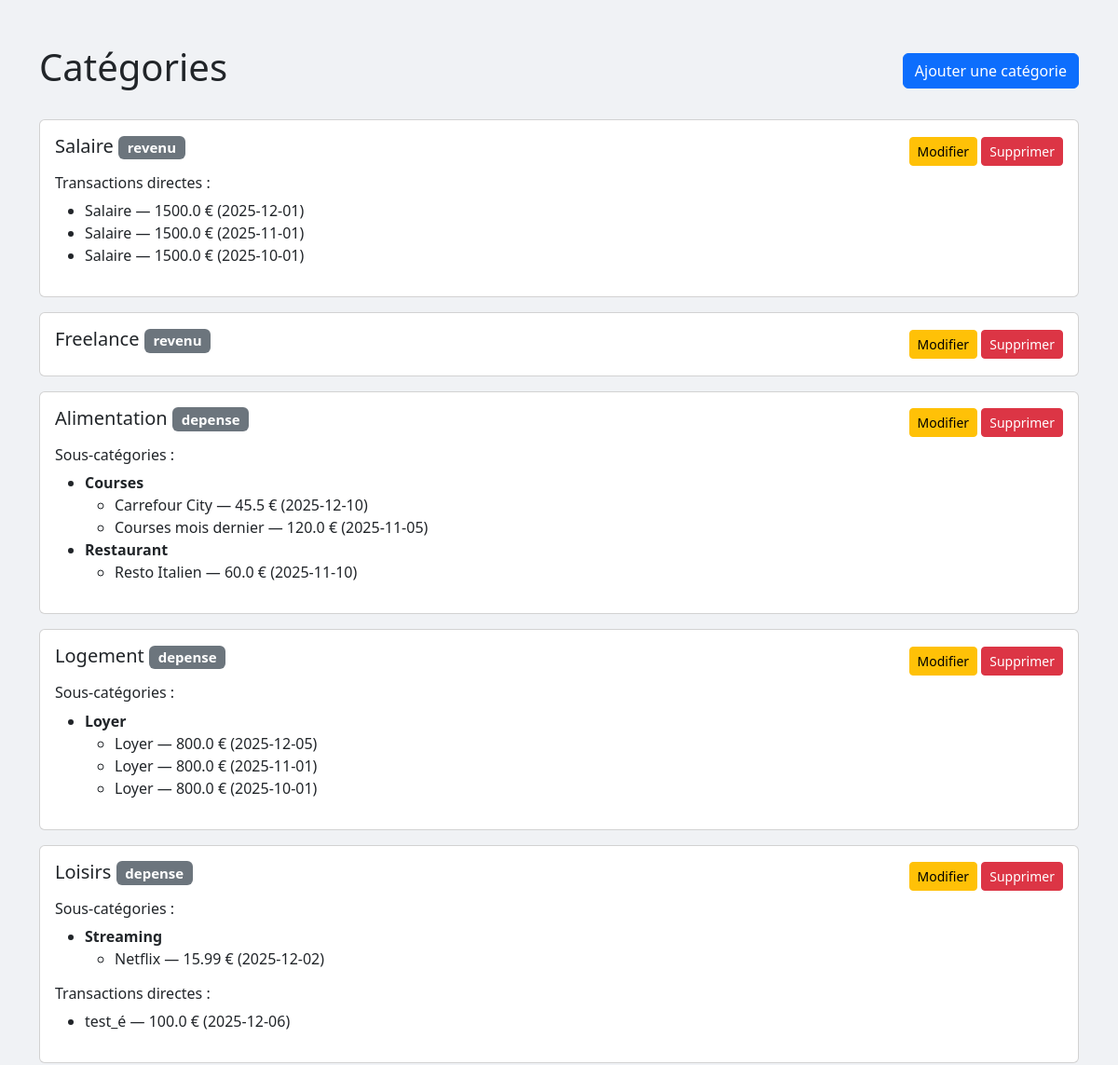
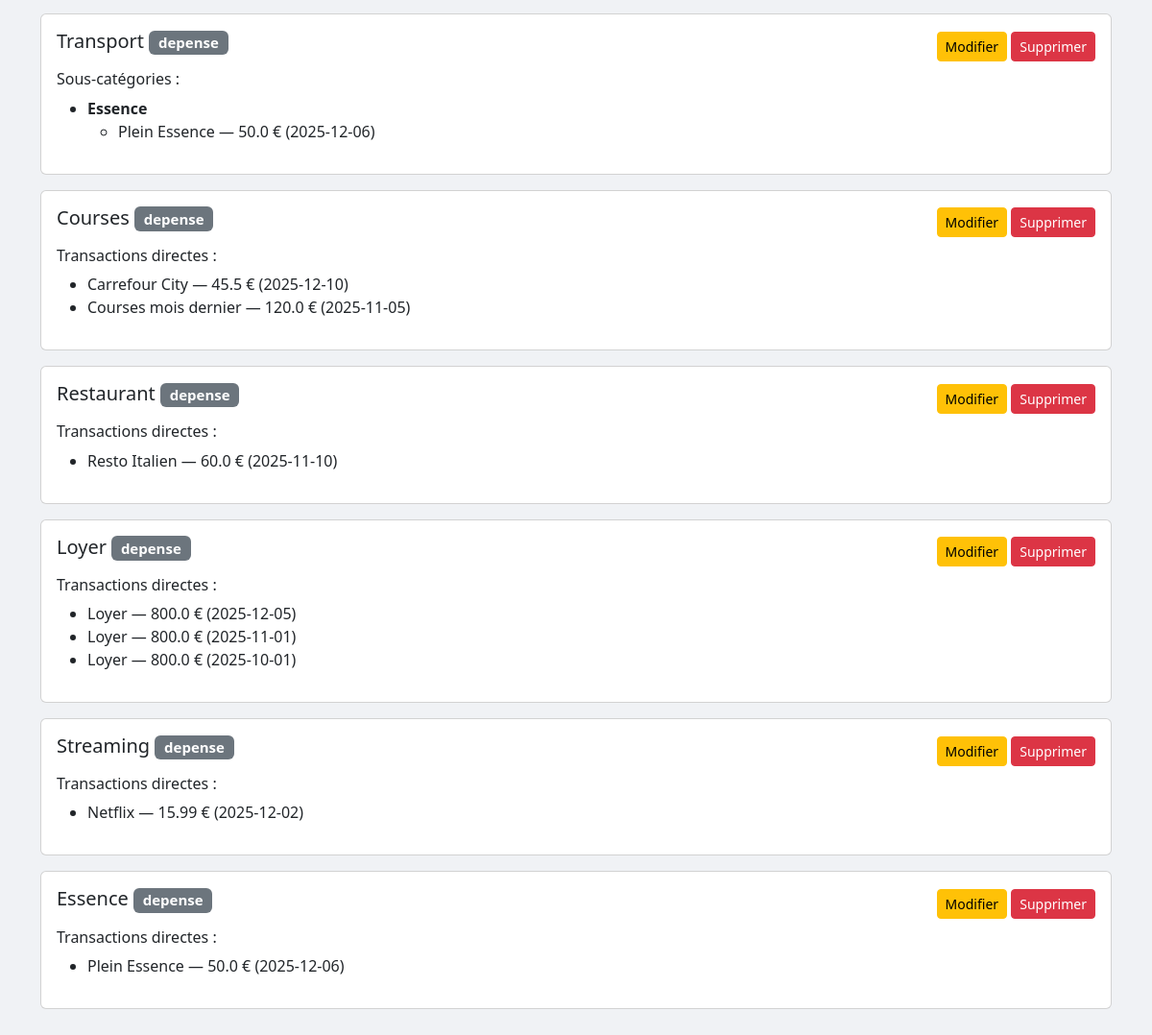
The page /categories/page on the database as committed earlier (2 pictures, top to bottom).
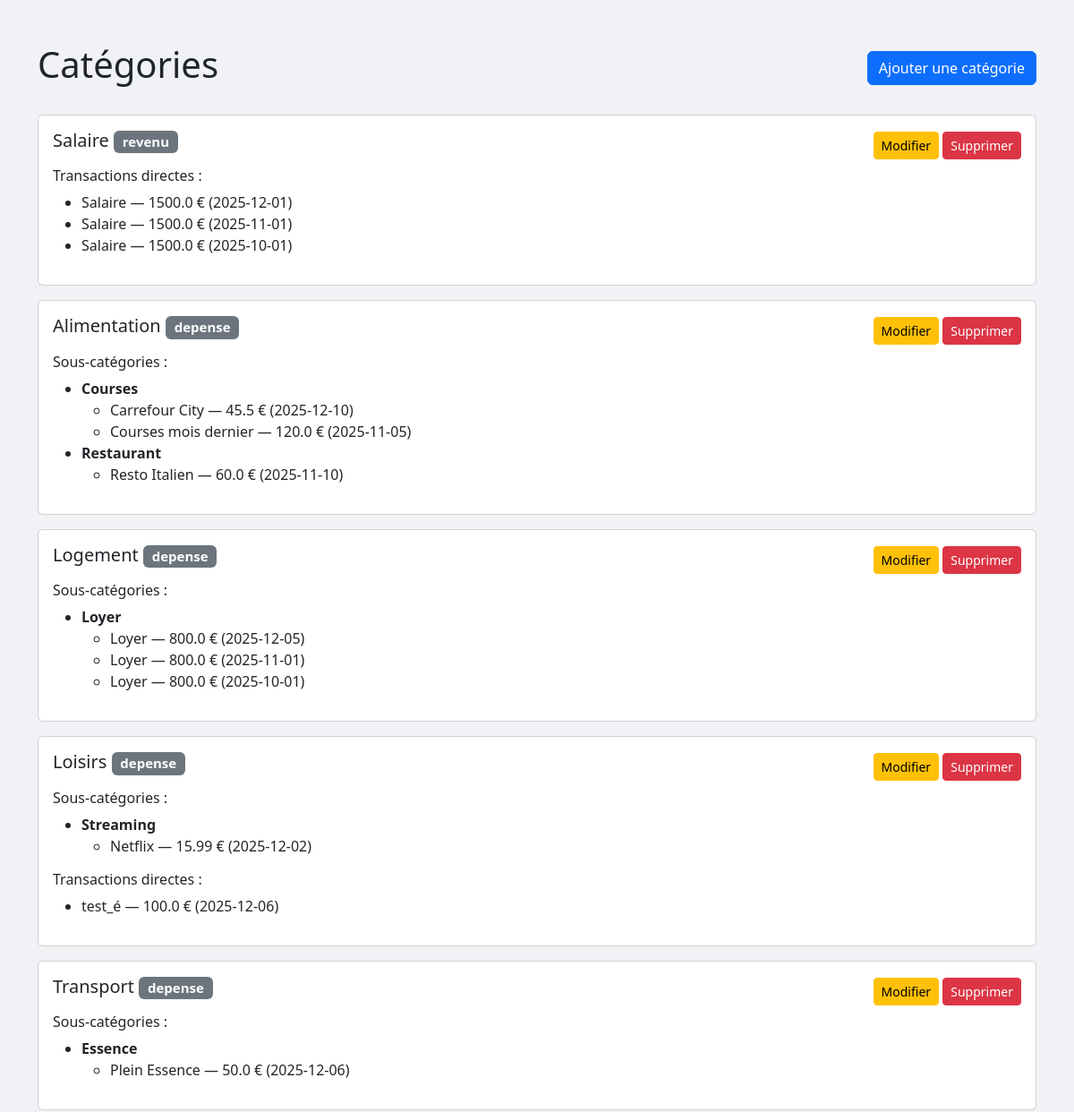
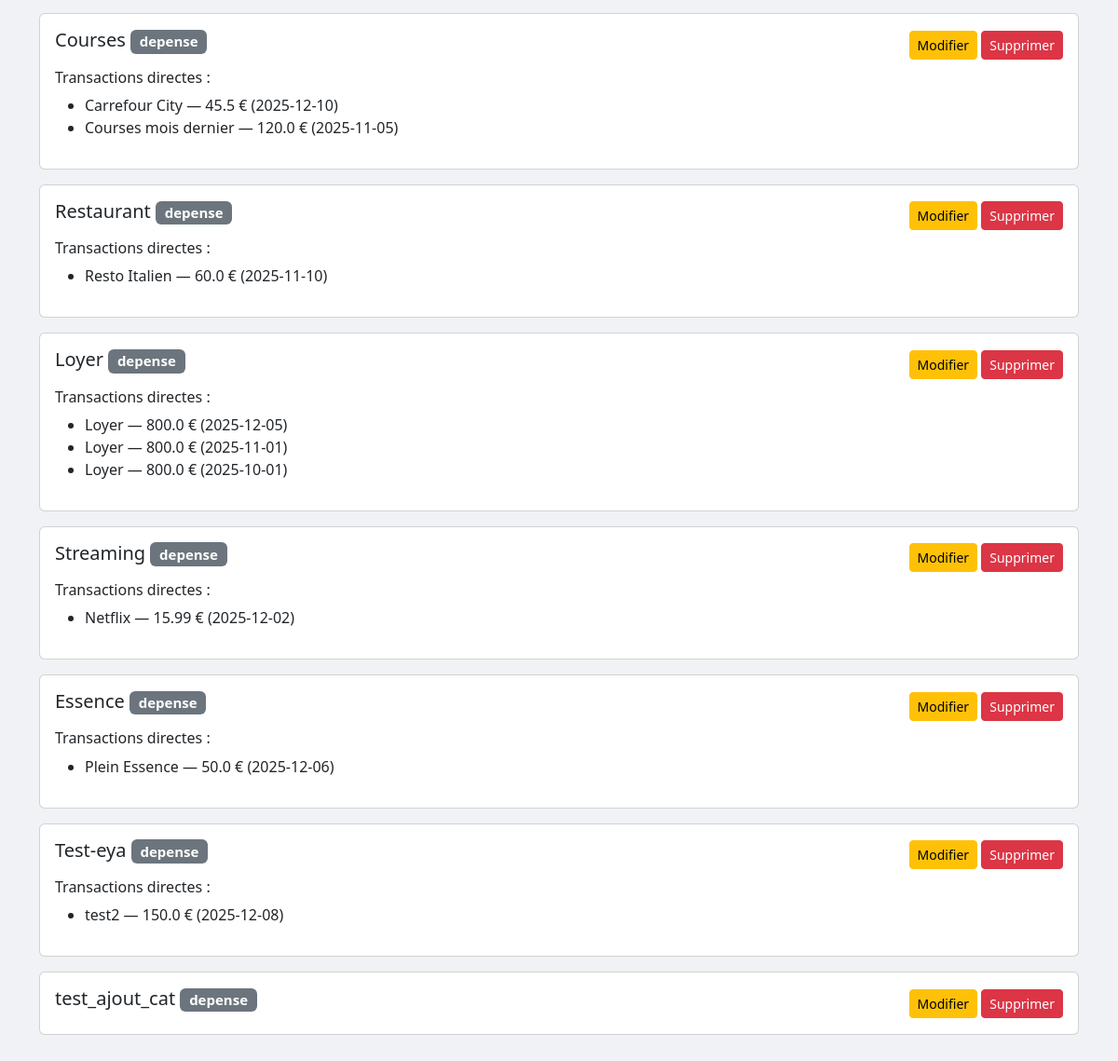
The same page on the database as committed later (2 pictures, top to bottom).
### app/db/models.py (models this page shows)
class Category(Base):
    __tablename__ = "categories"
    id = Column(Integer, primary_key=True, index=True)
    name = Column(String, unique=True, index=True)
    type = Column(String) # "depense" ou "revenu"
    parent_id = Column(Integer, ForeignKey("categories.id"), nullable=True)
    parent = relationship("Category", remote_side=[id], backref="subcategories")
    transactions = relationship("Transaction", back_populates="category")

class Transaction(Base):
    __tablename__ = "transactions"
    id = Column(Integer, primary_key=True, index=True)
    amount = Column(Float)
    label = Column(String)
    date = Column(DateTime, default=datetime.utcnow)
    category_id = Column(Integer, ForeignKey("categories.id"))
    category = relationship("Category", back_populates="transactions")

### app/api/routes_categories.py (the view)
@router.get("/page", response_class=HTMLResponse)
def categories_page(request: Request, db: Session = Depends(get_db)):
    categories = category_service.get_categories(db)
    return templates.TemplateResponse("categories.html", {"request": request, "categories": categories})

### app/templates/categories.html (shortened to what this page needs)
<!DOCTYPE html>
<html lang="fr">
<head>
    <link href="https://cdn.jsdelivr.net/npm/bootstrap@5.3.0/dist/css/bootstrap.min.css" rel="stylesheet">
</head>
<body>
<div class="container py-5">
    <div class="d-flex justify-content-between align-items-center mb-4">
        <h1>Catégories</h1>
        <button class="btn btn-primary" data-bs-toggle="modal" data-bs-target="#addCategoryModal">Ajouter une catégorie</button>
    </div>
    {% for c in categories %}
    <div class="card">
        <div class="card-body">
            <div class="category-header">
                <h5>{{ c.name }} <span class="badge bg-secondary">{{ c.type }}</span></h5>
                <div>
                <button class="btn btn-warning btn-sm"
                        onclick="editCategory({{ c.id }}, '{{ c.name|e }}')">
                    Modifier
                </button>
                <button class="btn btn-danger btn-sm" onclick="deleteCategory({{ c.id }})">Supprimer</button>
                </div>
            </div>
            {% if c.subcategories %}
                <h6 class="mt-2">Sous-catégories :</h6>
                <ul>
                    {% for sub in c.subcategories %}
                        <li>
                            <strong>{{ sub.name }}</strong>
                            {% if sub.transactions %}
                                <ul>
                                    {% for t in sub.transactions %}
                                        <li>{{ t.label }} — {{ t.amount }} € ({{ t.date.strftime("%Y-%m-%d") }})</li>
                                    {% endfor %}
                                </ul>
                            {% else %}
                                <em>Aucune transaction</em>
                            {% endif %}
                        </li>
                    {% endfor %}
                </ul>
            {% endif %}
            {% if c.transactions %}
                <h6 class="mt-2">Transactions directes :</h6>
                <ul>
                    {% for t in c.transactions %}
                        <li>{{ t.label }} — {{ t.amount }} € ({{ t.date.strftime("%Y-%m-%d") }})</li>
                    {% endfor %}
                </ul>
            {% endif %}
        </div>
    </div>
    {% endfor %}
</div>
</body>
</html>

### app/templates/categories.html (style rules this page uses)
body { background: #f0f2f5; }
.card { margin-bottom: 1rem; }
.category-header { display: flex; justify-content: space-between; align-items: center; }
.btn-sm { padding: 0.25rem 0.5rem; }

Rows that differ between the two databases and show on the page:
removed Category: name "Freelance", type "revenu", shown under "Catégories"
added Category: name "Test-eya", type "depense", shown under "Catégories"
added Transaction: label "test2", amount "150.0", date "2025-12-08", shown under "Test-eya"
added Category: name "test_ajout_cat", type "depense", shown under "Catégories"
